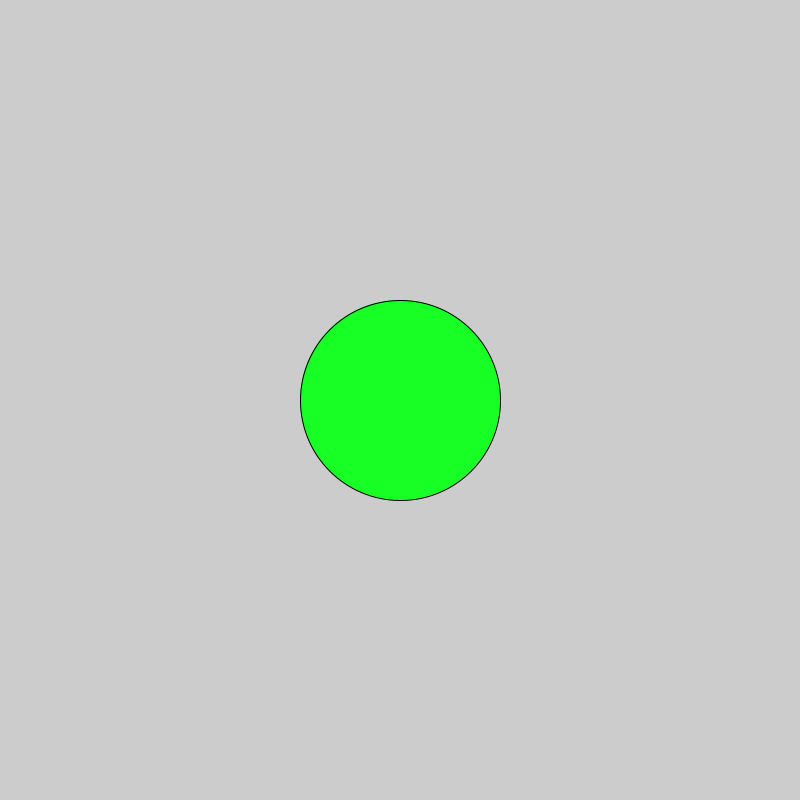
Frame 1 (no input)
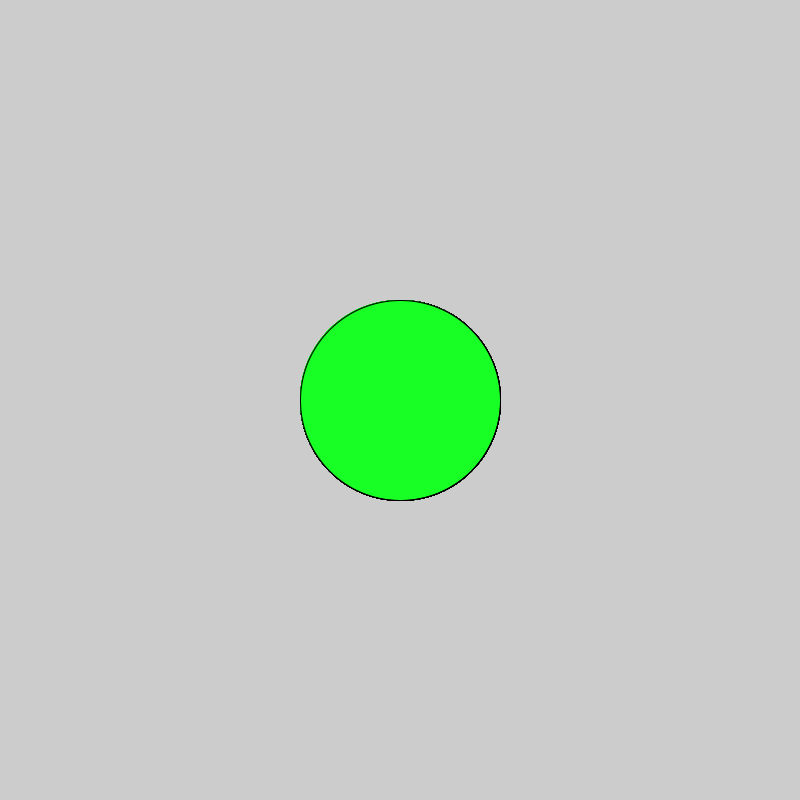
Frame 60 (the mouse pressed at the canvas centre just before this capture)
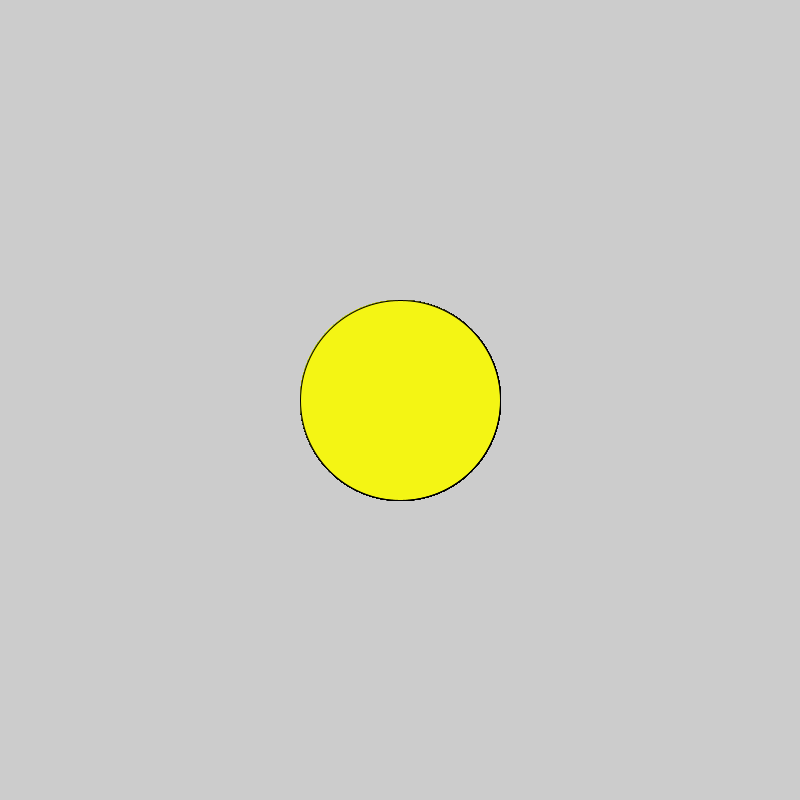
Frame 120 (the mouse held since frame 60 and released just before this capture)

The Processing sketch that drew these frames (run headless with seeded random() and noise(); from frame 60 on, the mouse is pressed at the canvas centre):

// Processing sketch: Changing_Color_Dot
// ── Changing_Color_Dot.pde
void setup() { 
  size (800, 800);
}
void draw() {
  fill (#17FF24);
  if(mousePressed){
  fill (#F4F514);
  }
  ellipse(400, 400, 200, 200);
}
